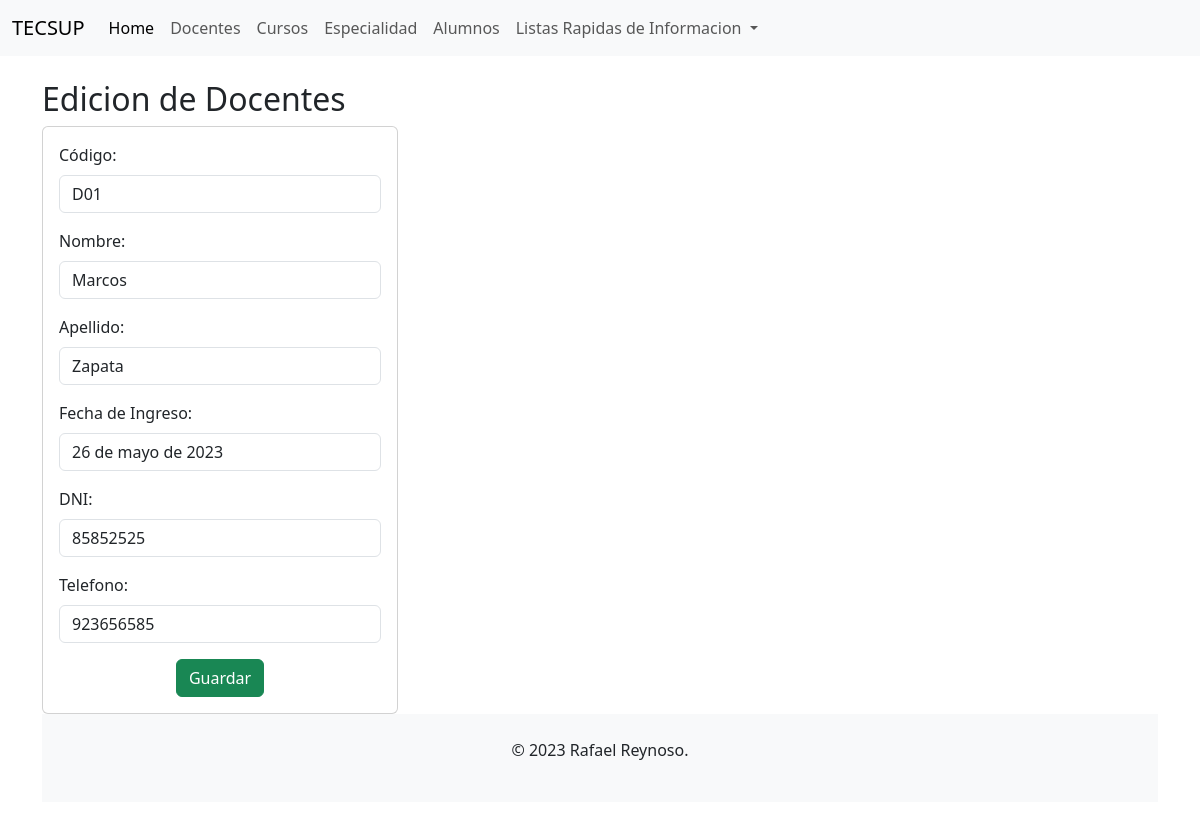
The app's page /ediciondocente/D01 with its own data.
### Aplicaciones/Academicos/models.py (models this page shows, shortened)
class Docente(models.Model):
    idDocente = models.CharField(primary_key=True, max_length=6)
    apellido = models.CharField(max_length=50)
    nombre = models.CharField(max_length=50)
    fecha_ingreso = models.DateField()
    dni = models.IntegerField()
    telefono = models.IntegerField()

### Aplicaciones/Academicos/views.py (the view)
# urls.py: path('ediciondocente/<codigo>', views.ediciondocente),
def ediciondocente(request, codigo):
    docente = Docente.objects.get(idDocente = codigo)
    return render(request, "EdicionDocentes.html",{"docente":docente})

### Aplicaciones/Academicos/templates/EdicionDocentes.html (shortened to what this page needs)
{% extends './Base.html' %}
{% block body %}
<div class="row">
    <div class="col-sm-12 col-md-6 col-lg-4 col-xl-4">
        <h2>Edicion de Docentes</h2>
        <div class="card">
            <div class="card-body">
                <form action="/editardocente" method="POST">
                    <div class="mb-3">
                        <label for="txtcodigo" class="form-label">Código:</label>
                        <input type="text" name="txtcodigo" class="form-control" id="txtcodigo" value="{{docente.idDocente}}" readonly>
                    </div>
                    <div class="mb-3">
                        <label for="txtnombre" class="form-label">Nombre:</label>
                        <input type="text" name="txtnombre" class="form-control" id="txtnombre" value="{{docente.nombre}}">
                    </div>
                    <div class="mb-3">
                        <label for="txtapellido" class="form-label">Apellido:</label>
                        <input type="text" name="txtapellido" class="form-control" id="txtapellido" value="{{docente.apellido}}">
                    </div>
                    <div class="mb-3">
                        <label for="txtfecha_ingreso" class="form-label">Fecha de Ingreso:</label>
                        <input type="text" name="txtfecha_ingreso" class="form-control" id="txtfecha_ingreso" value="{{docente.fecha_ingreso}}">
                    </div>
                    <div class="mb-3">
                        <label for="numdni" class="form-label">DNI:</label>
                        <input type="number" name="numdni" class="form-control" id="numdni" value="{{docente.dni}}">
                    </div>
                    <div class="mb-3">
                        <label for="numtelefono" class="form-label">Telefono:</label>
                        <input type="number" name="numtelefono" class="form-control" id="numtelefono" value="{{docente.telefono}}">
                    </div>
                    <div class="text-center">
                        <button type="submit" class="btn btn-success">Guardar</button>
                    </div>
                </form>
            </div>
        </div>
    </div>
{% endblock %}

### Aplicaciones/Academicos/templates/Base.html (style rules this page uses)
html, body { height: 100%; }
body { display: flex; flex-direction: column; }

### records on screen
Docente: txtcodigo "D01", txtnombre "Marcos", txtapellido "Zapata", txtfecha_ingreso "26 de mayo de 2023", numdni "85852525", numtelefono "923656585"
